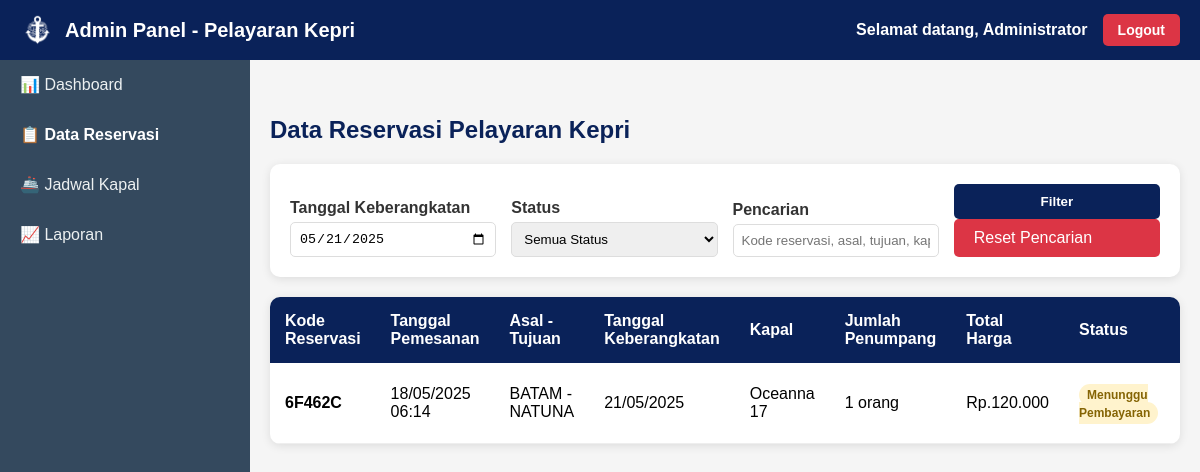
The page /admin_reservasi.php?date=2025-05-21 (signed in) on the database its author committed.
### tables this page shows
CREATE TABLE `reservations` (
  `id` int(11) NOT NULL,
  `kode` varchar(20) NOT NULL,
  `origin_id` int(11) NOT NULL,
  `destination_id` int(11) NOT NULL,
  `departure_date` date NOT NULL,
  `ship_id` int(11) NOT NULL,
  `passenger_count` int(11) NOT NULL,
  `total_price` decimal(10,2) NOT NULL,
  `reservation_date` timestamp NOT NULL DEFAULT current_timestamp(),
  `schedule_id` int(11) DEFAULT NULL,
  `created_at` timestamp NOT NULL DEFAULT current_timestamp(),
  `status` enum('pending','paid','expired') NOT NULL DEFAULT 'pending'
);

CREATE TABLE `ships` (
  `id` int(11) NOT NULL,
  `name` varchar(100) NOT NULL,
  `price` decimal(10,2) NOT NULL,
  `created_at` timestamp NOT NULL DEFAULT current_timestamp()
);

### db_connection.php (called while the page is built, shortened)
<?php
function formatRupiah($price) {
    return 'Rp.' . number_format($price, 0, ',', '.');
}
?>

### admin_reservasi.php (the view, shortened to what this page needs)
<?php
require_once 'db_connection.php';
$filter_date = $_GET['date'] ?? '';
$search = $_GET['search'] ?? '';
$query = "SELECT r.*,
          o.name AS origin_name,
          d.name AS destination_name,
          s.name AS ship_name,
          r.status
          FROM reservations r
          JOIN locations o ON r.origin_id = o.id
          JOIN locations d ON r.destination_id = d.id
          JOIN ships s ON r.ship_id = s.id";
$conditions = [];
$params = [];
$types = '';
if (!empty($filter_date)) {
    $conditions[] = "DATE(r.departure_date) = ?";
    $params[] = $filter_date;
    $types .= 's';
}
if (!empty($conditions)) {
    $query .= " WHERE " . implode(" AND ", $conditions);
}
$query .= " ORDER BY r.created_at DESC";
$stmt = $conn->prepare($query);
if (!empty($params)) {
    $stmt->bind_param($types, ...$params);
}
$stmt->execute();
$result = $stmt->get_result();
?>
<!DOCTYPE html>
<html lang="id">
<head>
</head>
    <link rel="stylesheet" href="css/sidebar.css">
    <link rel="stylesheet" href="css/header.css">
<body>
   <div class="header">
       <div class="logo-container">
           <img src="gambar/logo.png" alt="Logo">
           <div class="header-title">Admin Panel - Pelayaran Kepri</div>
       </div>
       <div class="admin-info">
           <span>Selamat datang, <?php echo $_SESSION['admin_name']; ?></span>
           <a href="admin_logout.php" class="logout-btn">Logout</a>
       </div>
   </div>
   <div class="sidebar">
       <ul class="sidebar-menu">
           <li><a href="admin_dashboard.php">📊 Dashboard</a></li>
           <li><a href="admin_reservasi.php" class="active">📋 Data Reservasi</a></li>
           <li><a href="admin_jadwal.php">🚢 Jadwal Kapal</a></li>
           <li><a href="admin_laporan.php">📈 Laporan</a></li>
       </ul>
   </div>
   <div class="main-content">
       <h1 class="page-title">Data Reservasi Pelayaran Kepri</h1>
       <div class="filter-section">
           <form method="GET" class="filter-form">
               <div class="filter-group">
                   <label for="date">Tanggal Keberangkatan</label>
                   <input type="date" id="date" name="date" value="<?php echo $filter_date; ?>">
               </div>
               <div class="filter-group">
                   <label for="status">Status</label>
                   <select id="status" name="status">
                       <option value="">Semua Status</option>
                   </select>
               </div>
               <div class="filter-group">
                   <label for="search">Pencarian</label>
                   <input type="text" id="search" name="search" placeholder="Kode reservasi, asal, tujuan, kapal..."
                          value="<?php echo htmlspecialchars($search); ?>">
               </div>
               <div class="filter-group">
                   <button type="submit" class="filter-btn">Filter</button>
                   <a href="admin_reservasi.php" class="reset-btn">Reset Pencarian</a>
               </div>
           </form>
       </div>
       <div class="table-container">
           <table class="table">
               <thead>
                   <tr>
                       <th>Kode Reservasi</th>
                       <th>Tanggal Pemesanan</th>
                       <th>Asal - Tujuan</th>
                       <th>Tanggal Keberangkatan</th>
                       <th>Kapal</th>
                       <th>Jumlah Penumpang</th>
                       <th>Total Harga</th>
                       <th>Status</th>
                       <th>Aksi</th>
                   </tr>
               </thead>
               <tbody>
                   <?php if ($result->num_rows > 0): ?>
                       <?php while ($row = $result->fetch_assoc()): ?>
                           <tr>
                               <td><strong><?php echo htmlspecialchars($row['kode']); ?></strong></td>
                               <td><?php echo date('d/m/Y H:i', strtotime($row['created_at'])); ?></td>
                               <td><?php echo htmlspecialchars($row['origin_name'] . ' - ' . $row['destination_name']); ?></td>
                               <td><?php echo date('d/m/Y', strtotime($row['departure_date'])); ?></td>
                               <td><?php echo htmlspecialchars($row['ship_name']); ?></td>
                               <td><?php echo $row['passenger_count']; ?> orang</td>
                               <td><?php echo formatRupiah($row['total_price']); ?></td>
                               <td>
                                   <?php
                                   $status_badges = [
                                       'pending' => '<span class="status-badge status-pending">Menunggu Pembayaran</span>',
                                       'paid' => '<span class="status-badge status-paid">Sudah Dibayar</span>',
                                       'expired' => '<span class="status-badge status-expired">Expired</span>'
                                   ];
                                   echo $status_badges[$row['status']] ?? '<span class="status-badge status-pending">Menunggu Pembayaran</span>';
                                   ?>
                               </td>
                               <td>
                               </td>
                           </tr>
                       <?php endwhile; ?>
                   <?php else: ?>
                       <tr>
                           <td colspan="9" class="no-data">Tidak ada data reservasi</td>
                       </tr>
                   <?php endif; ?>
               </tbody>
           </table>
       </div>
   </div>
</body>
</html>

### css/sidebar.css (style rules this page uses)
.sidebar { width: 250px; background-color:#34495e; height: 100vh; position: fixed; left: 0; top: 60px; overflow-y: auto; z-index: 999; transition: all 0.3s ease; }
.sidebar-menu { list-style: none; padding: 0; margin: 0; }
.sidebar-menu li { border-bottom: 1px solid #34495e; }
.sidebar-menu a { display: block; padding: 15px 20px; color: #ecf0f1; text-decoration: none; font-weight: 500; transition: all 0.3s ease; }
.sidebar-menu a:hover, .sidebar-menu a.active { color: white; font-weight: bold; }

### css/header.css (style rules this page uses)
.header { background-color: #0a2259; color: white; padding: 15px 20px; display: flex; justify-content: space-between; align-items: center; position: fixed; top: 0; left: 0; right: 0; z-index: 1000; height: 60px; box-sizing: border-box; }
.logo-container { display: flex; align-items: center; }
.logo-container img { height: 35px; margin-right: 10px; }
.header-title { font-size: 20px; font-weight: bold; }
.admin-info { display: flex; align-items: center; gap: 15px; font-weight: bold; }
.logout-btn { background-color: #dc3545; color: white; padding: 8px 15px; border: none; border-radius: 5px; text-decoration: none; font-size: 14px; }

### admin_reservasi.php (style rules this page uses)
body { margin: 0; font-family: Arial, sans-serif; background-color: #f5f5f5; }
.main-content { margin-left: 250px; margin-top: 80px; padding: 20px; min-height: calc(100vh - 80px); }
.page-title { color: #0a2259; font-size: 24px; margin-bottom: 20px; }
.filter-section { background: white; padding: 20px; border-radius: 10px; box-shadow: 0 2px 10px rgba(0,0,0,0.1); margin-bottom: 20px; }
.filter-form { display: grid; grid-template-columns: repeat(auto-fit, minmax(200px, 1fr)); gap: 15px; align-items: end; }
.filter-group { display: flex; flex-direction: column; }
.filter-group label { margin-bottom: 5px; font-weight: bold; color: #333; }
.filter-group input, .filter-group select { padding: 8px; border: 1px solid #ddd; border-radius: 5px; }
.filter-btn { background-color: #0a2259; color: white; padding: 10px 20px; border: none; border-radius: 5px; cursor: pointer; font-weight: bold; }
.reset-btn { background-color: #dc3545; color: white; padding: 10px 20px; border: none; border-radius: 5px; cursor: pointer; text-decoration: none; display: inline-block; }
.table-container { background: white; border-radius: 10px; overflow: hidden; box-shadow: 0 2px 10px rgba(0,0,0,0.1); }
.table { width: 100%; border-collapse: collapse; }
.table th { background-color: #0a2259; color: white; padding: 15px; text-align: left; font-weight: bold; }
.table td { padding: 12px 15px; border-bottom: 1px solid #eee; }
.status-badge { padding: 4px 8px; border-radius: 15px; font-size: 12px; font-weight: bold; }
.status-pending { background-color: #fff3cd; color: #856404; }

### rows shown on the page
reservations: kode "6F462C", created_at "18/05/2025 06:14", destination_name "BATAM - NATUNA", departure_date "21/05/2025", ship.name "Oceanna 17", passenger_count "1", total_price "Rp.120.000", status "Menunggu Pembayaran"

### other values the page prints
$_SESSION['admin_name'] "Administrator"
